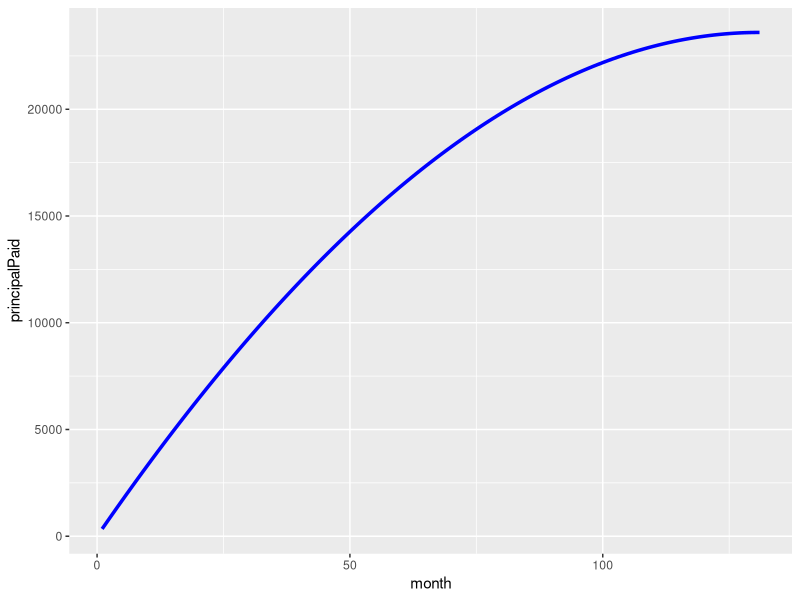

The R source for this figure: (Note: this script raises an error after producing the figure.)
## ---- chunk 1
library(ggplot2)
library(Hmisc)
options(scipen=1, digits=2)
## ---- chunk 2
MortgageBalancePaid <- function(monthlyPayment, annualInterestRate, principal, monthsPaid) {
	(12 * monthlyPayment/annualInterestRate - principal)*((1 + annualInterestRate/12)^monthsPaid - 1)
}

NumberOfPeriodsRemaining <- function(monthlyPayment, annualInterestRate, principal) {
	per <- -1
	if(monthlyPayment > principal*annualInterestRate*0.01/12)
		per <- ceil((log(monthlyPayment) - log(monthlyPayment - principal*annualInterestRate*0.01/12)) / log(1+annualInterestRate*0.01/12))

	per
}

InterestPaid <- function(monthlyPayment, annualInterestRate, principal, payments) {
	round(monthlyPayment * payments - MortgageBalancePaid(monthlyPayment, annualInterestRate*0.01, principal, payments), 2)
}
## ---- chunk 3
yourMonthlyPayment <- 1400
yourInterestRate <- 2.59
yourPrincipal <- 159000
payments <- NumberOfPeriodsRemaining(yourMonthlyPayment, yourInterestRate, yourPrincipal)
interestPaid <- InterestPaid(yourMonthlyPayment, yourInterestRate, yourPrincipal, payments)
## ---- chunk 4
	df <- data.frame(month=seq(1, payments))
	df$principalPaid <- yourMonthlyPayment*seq(1,payments) - MortgageBalancePaid(yourMonthlyPayment, yourInterestRate*0.01, yourPrincipal, seq(1,payments))
	g <- ggplot(df, aes(x=month, y=principalPaid))
	g <- g + geom_line(size=1.2, col="Blue")
	g <- g + theme(legend.background = element_rect(fill = "#FFFAF0", colour = "#000000"),
				   legend.position = c(1,1),
				   legend.justification = c(1,1),
				   legend.background = element_rect(fill = "#FFFAF0", colour = "#000000"),
				   legend.key = element_rect(fill = "#FFFAF0", colour = "#FFFAF0"),
				   panel.background = element_rect(fill = "#FFFAF0", colour = "#000000"),
				   plot.background = element_rect(fill = "#FFFAF0", colour = "#000000"),
				   panel.grid.major = element_line(colour="#FFDEAD"))
	g <- g + labs(x="Month", y="Total Interest Paid", title="Mortgage Cost Calculator")
	g
